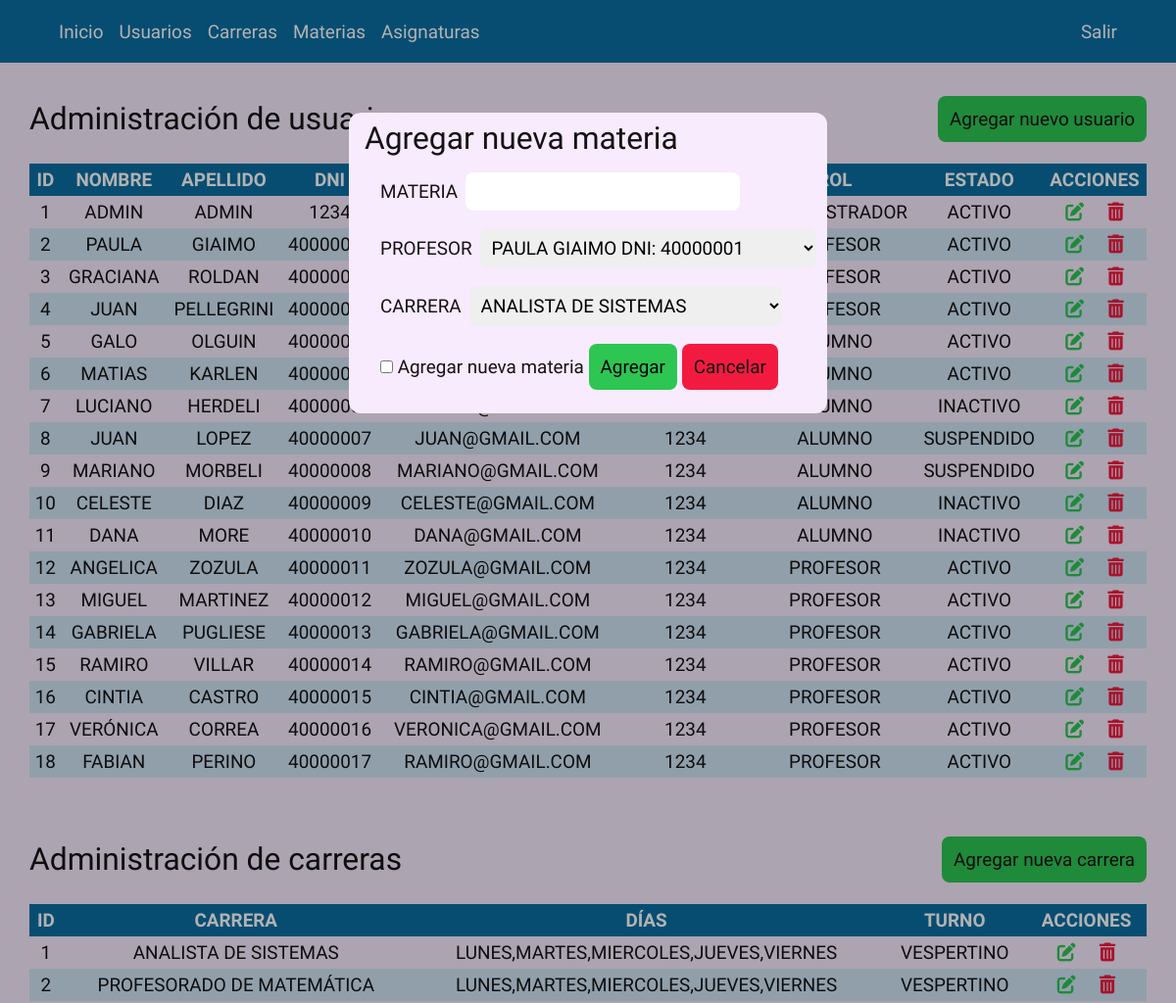
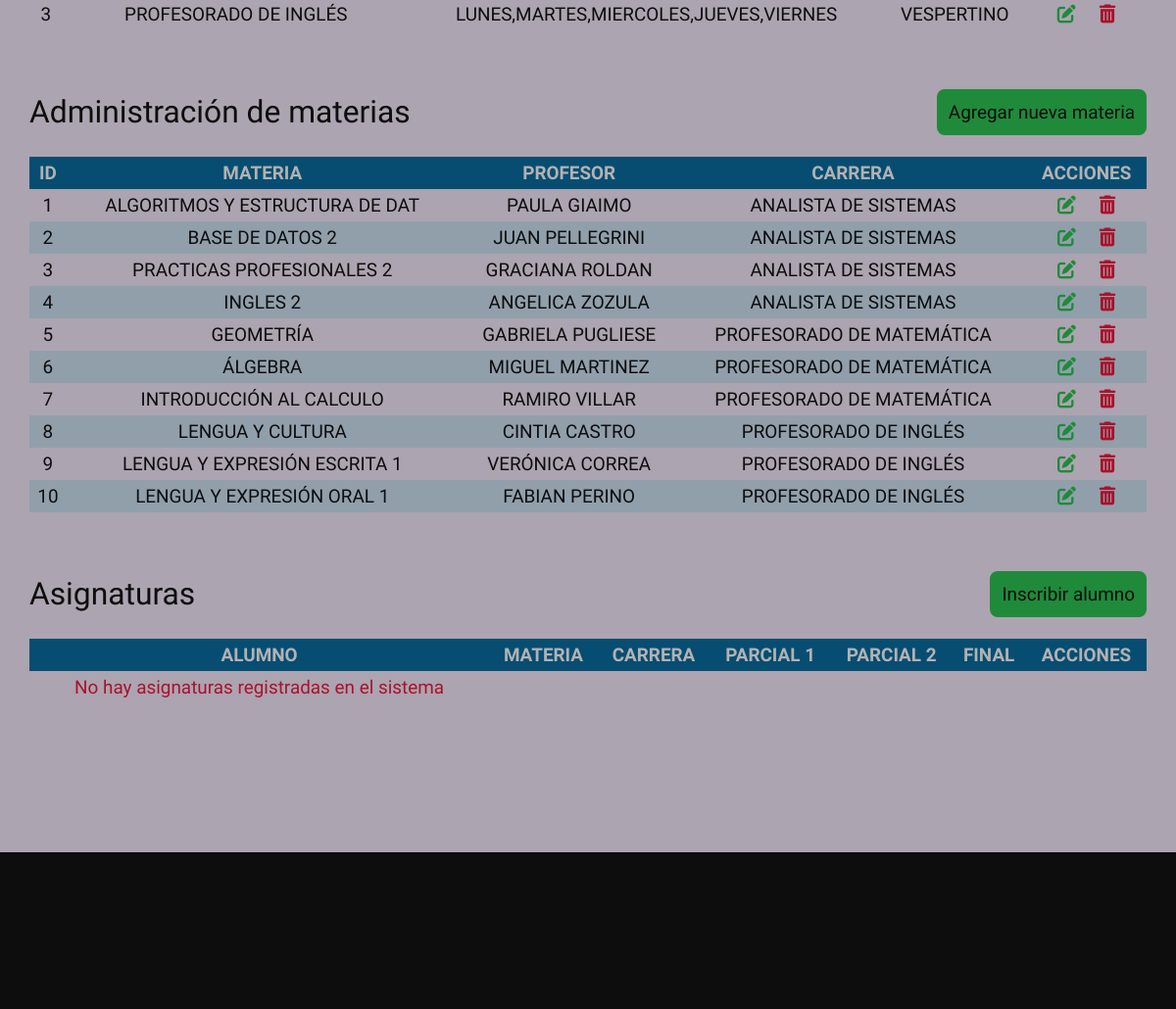
/panel.php?pan=1&acc=4 (signed in), run on the app's committed database (2 pictures, top to bottom).
### tables this page shows
create table usuarios(
    id int auto_increment,
    nombre varchar(30),
    apellido varchar(30),
    rol int,
    contraseña varchar(30),
    email varchar(30),
    dni int(8),
    foreign key (rol) references roles(id),
    primary key (id,rol)
);

create table roles(
    id int auto_increment,
    nombre varchar (30),
    primary key (id)
);

create table estados(
	id int auto_increment,
    nombreEstado varchar(30),
    primary key (id)
);

create table carreras(
	id int auto_increment,
    nombreCarrera varchar(70),
	diasCursada varchar(70),
    turno varchar(30),
    primary key (id)
);

create table materias(
    id int(2) auto_increment,
    materia varchar (30),
    profesor int,
    carrera int,
    foreign key (carrera) references carreras(id),
    foreign key (profesor) references usuarios(id),
    primary key (id,carrera)
);

### clases.php (the view, shortened to what this page needs)
<?php
function condb (){
        $serv="localhost";
        $usr="root";
        $pss="";
        $bd="alumni";
        $c=mysqli_connect($serv, $usr, $pss, $bd);
        return $c;
}
class Usuario {
    public static function listarUsuarios(){
        $con = condb();
        $data = mysqli_query($con,"select usuarios.id, usuarios.nombre, usuarios.apellido, roles.nombreRol, usuarios.contraseña, usuarios.email, usuarios.dni, estados.nombreEstado from usuarios inner join roles on usuarios.rol = roles.id inner join estados on usuarios.idEstado = estados.id order by id;");
        while ($info = mysqli_fetch_assoc($data)){ ?>
            <tr>
                <td><?php echo $info['id']; ?></td>
                <td><?php echo $info['nombre']; ?></td>
                <td><?php echo $info['apellido']; ?></td>
                <td><?php echo $info['dni']; ?></td>
                <td><?php echo $info['email']; ?></td>
                <td><?php echo $info['contraseña']; ?></td>
                <td><?php echo $info['nombreRol']; ?></td>
                <td><?php echo $info['nombreEstado']; ?></td>
                <td>
                    <p class="acciones">
                        <a class="modificar" href="panel.php?pan=1 & acc=1 & id=<?php echo $info['id']; ?>">
                            <i class="fa-solid fa-pen-to-square"></i>
                        </a>
                        <a class="eliminar" href="panel.php?pan=1 & acc=2 & id=<?php echo $info['id']; ?>">
                            <i class="fa-solid fa-trash-can"></i>
                        </a>
                    </p>
                </td>
            </tr>
<?php   }
    }
        ?>
    <?php }
}
class Materia{
    public static function listarMaterias(){
        $con = condb();
        $data = mysqli_query($con,"select materias.id, materias.materia, usuarios.nombre, usuarios.apellido, carreras.nombreCarrera from (( materias inner join usuarios on materias.profesor = usuarios.id ) inner join carreras on materias.carrera = carreras.id);");
        if(mysqli_affected_rows($con) == 0){
            echo "<tr><td><b class='bold red'>No hay materias registradas en el sistema</b></td></tr>";
        }else{
            while ($info = mysqli_fetch_assoc($data)){ ?>
                <tr>
                    <td><?php echo $info['id']; ?></td>
                    <td><?php echo $info['materia']; ?></td>
                    <td><?php echo $info['nombre'] ." " .$info['apellido']; ?></td>
                    <td><?php echo $info['nombreCarrera']; ?></td>
                    <td>
                        <p class="acciones">
                            <a class="modificar" href="panel.php?pan=1 & acc=5 & id=<?php echo $info['id']; ?>">
                                <i class="fa-solid fa-pen-to-square"></i>
                            </a>
                            <a class="eliminar" href="panel.php?pan=1 & acc=6 & id=<?php echo $info['id']; ?>">
                                <i class="fa-solid fa-trash-can"></i>
                            </a>
                        </p>
                    </td>
                </tr>
            <?php   }
        }
    }
}
class Carrera{
    public static function listarCarreras(){
        $con = condb();
        $data = mysqli_query($con,"select * from carreras;");
        if(mysqli_affected_rows($con) == 0){
            echo "<tr><td><b class='bold red'>No hay carreras registradas en el sistema</b></tr></td>";
        }else{
            while ($info = mysqli_fetch_assoc($data)){ ?>
                <tr>
                    <td><?php echo $info['id']; ?></td>
                    <td><?php echo $info['nombreCarrera']; ?></td>
                    <td><?php echo $info['diasCursada']; ?></td>
                    <td><?php echo $info['turno']; ?></td>
                    <td>
                        <p class="acciones">
                            <a class="modificar" href="panel.php?pan=1 & acc=8 & id=<?php echo $info['id']; ?>">
                                <i class="fa-solid fa-pen-to-square"></i>
                            </a>
                            <a class="eliminar" href="panel.php?pan=1 & acc=9 & id=<?php echo $info['id']; ?>">
                                <i class="fa-solid fa-trash-can"></i>
                            </a>
                        </p>
                    </td>
                </tr>
            <?php   }
        }
    }
}
class Notas{
    public static function listarNotas(){
        $con = condb();
        if(mysqli_affected_rows($con) == 0){
            echo "<tr><td><b class='bold red'>No hay asignaturas registradas en el sistema</b></tr></td>";
        }
    }
                $nombre = $info['nombre'] ." " .$info['apellido']?>
            <?php   }
}
?>

### css/style.css (style rules this page uses)
* { margin: 0; padding: 0; border: 0; font-size: 100%; font: inherit; vertical-align: baseline; }
:root { --color-blanco: #ffffff; --color-celeste100: #f7ebfd; --color-celeste200: #00a9e2; --color-celeste300 : #0B6FA4; --color-celeste400: #2c4268; --color-naranja300: #f06c00; --color-rojo200: #f21b3f; --color-verde100: #6ede8a; --color-verde200: #2dc653; --color-verde700: #026969; --color-gris200: #9b9c9b; --color-negro: #131313; --font-T300: 300 clamp(1rem, 0.2958rem + 2.2535vw, 3rem) 'Prompt', sans-serif; --font-T500: 500 clamp(1rem, 0.2958rem + 2.2535vw, 3rem) 'Prompt', sans-serif; --font-T700: 700 clamp(1rem, 0.2958rem + 2.2535vw, 3rem) 'Prompt', sans-serif; --font-TI300: italic 300 clamp(1rem, 0.2958rem + 2.2535vw, 3rem) 'Prompt', sans-serif; --font-P300: 300 clamp(0.75rem, 0.4419rem + 0.9859vw, 1.625rem) 'Prompt', sans-serif; --font-P500: 500 clamp(0.75rem, 0.4419rem + 0.9859vw, 1.625rem) 'Prompt', sans-serif; --font-P700: 700 clamp(0.75rem, 0.4419rem + 0.9859vw, 1.625rem) 'Prompt', sans-serif; --font-PI300: italic 300 clamp(0.75rem, 0.4419rem + 0.9859vw, 1.625rem) 'Prompt', sans-serif; }
body { font: var(--font-P300); color: var(--color-negro); }
.modificar { color: var(--color-verde200); }
.eliminar { color: var(--color-rojo200); }
.red { color: var(--color-rojo200); }
.bold { font-weight: 500; }

### css/panel.css (style rules this page uses)
table.lista td, table.lista th { padding: 5px 5px; }
table.lista tbody td { font: var(--font-P300); }
table.lista tr:nth-child(even) { background: #D0E4F5; }
.acciones { display: flex; justify-content: center; gap: 24px; }

### data on the page
usuarios: id "1", nombre "ADMIN", apellido "ADMIN", dni "1234", rol.nombreRol "ADMINISTRADOR", idEstado.nombreEstado "ACTIVO"
usuarios: id "2", nombre "PAULA", apellido "GIAIMO", dni "40000001", rol.nombreRol "PROFESOR", idEstado.nombreEstado "ACTIVO"
usuarios: id "3", nombre "GRACIANA", apellido "ROLDAN", dni "40000002", rol.nombreRol "PROFESOR", idEstado.nombreEstado "ACTIVO"
usuarios: id "4", nombre "JUAN", apellido "PELLEGRINI", dni "40000003", rol.nombreRol "PROFESOR", idEstado.nombreEstado "ACTIVO"
usuarios: id "5", nombre "GALO", apellido "OLGUIN", dni "40000004", rol.nombreRol "ALUMNO", idEstado.nombreEstado "ACTIVO"
usuarios: id "6", nombre "MATIAS", apellido "KARLEN", dni "40000005", rol.nombreRol "ALUMNO", idEstado.nombreEstado "ACTIVO"
usuarios: id "7", nombre "LUCIANO", apellido "HERDELI", dni "40000006", rol.nombreRol "ALUMNO", idEstado.nombreEstado "INACTIVO"
usuarios: id "8", nombre "JUAN", apellido "LOPEZ", dni "40000007", email "JUAN@GMAIL.COM", contraseña "1234", rol.nombreRol "ALUMNO", idEstado.nombreEstado "SUSPENDIDO"
usuarios: id "9", nombre "MARIANO", apellido "MORBELI", dni "40000008", email "MARIANO@GMAIL.COM", contraseña "1234", rol.nombreRol "ALUMNO", idEstado.nombreEstado "SUSPENDIDO"
usuarios: id "10", nombre "CELESTE", apellido "DIAZ", dni "40000009", email "CELESTE@GMAIL.COM", contraseña "1234", rol.nombreRol "ALUMNO", idEstado.nombreEstado "INACTIVO"
usuarios: id "11", nombre "DANA", apellido "MORE", dni "40000010", email "DANA@GMAIL.COM", contraseña "1234", rol.nombreRol "ALUMNO", idEstado.nombreEstado "INACTIVO"
usuarios: id "12", nombre "ANGELICA", apellido "ZOZULA", dni "40000011", email "ZOZULA@GMAIL.COM", contraseña "1234", rol.nombreRol "PROFESOR", idEstado.nombreEstado "ACTIVO"
usuarios: id "13", nombre "MIGUEL", apellido "MARTINEZ", dni "40000012", email "MIGUEL@GMAIL.COM", contraseña "1234", rol.nombreRol "PROFESOR", idEstado.nombreEstado "ACTIVO"
usuarios: id "14", nombre "GABRIELA", apellido "PUGLIESE", dni "40000013", email "GABRIELA@GMAIL.COM", contraseña "1234", rol.nombreRol "PROFESOR", idEstado.nombreEstado "ACTIVO"
usuarios: id "15", nombre "RAMIRO", apellido "VILLAR", dni "40000014", email "RAMIRO@GMAIL.COM", contraseña "1234", rol.nombreRol "PROFESOR", idEstado.nombreEstado "ACTIVO"
usuarios: id "16", nombre "CINTIA", apellido "CASTRO", dni "40000015", email "CINTIA@GMAIL.COM", contraseña "1234", rol.nombreRol "PROFESOR", idEstado.nombreEstado "ACTIVO"
usuarios: id "17", nombre "VERÓNICA", apellido "CORREA", dni "40000016", email "VERONICA@GMAIL.COM", contraseña "1234", rol.nombreRol "PROFESOR", idEstado.nombreEstado "ACTIVO"
usuarios: id "18", nombre "FABIAN", apellido "PERINO", dni "40000017", email "RAMIRO@GMAIL.COM", contraseña "1234", rol.nombreRol "PROFESOR", idEstado.nombreEstado "ACTIVO"
carreras: id "1", nombreCarrera "ANALISTA DE SISTEMAS", diasCursada "LUNES,MARTES,MIERCOLES,JUEVES,VIERNES", turno "VESPERTINO"
carreras: id "2", nombreCarrera "PROFESORADO DE MATEMÁTICA", diasCursada "LUNES,MARTES,MIERCOLES,JUEVES,VIERNES", turno "VESPERTINO"
carreras: id "3", nombreCarrera "PROFESORADO DE INGLÉS", diasCursada "LUNES,MARTES,MIERCOLES,JUEVES,VIERNES", turno "VESPERTINO"
materias: id "1", materia "ALGORITMOS Y ESTRUCTURA DE DAT", usuarios.nombre "PAULA", usuarios.apellido "GIAIMO", carrera.nombreCarrera "ANALISTA DE SISTEMAS"
materias: id "2", materia "BASE DE DATOS 2", usuarios.nombre "JUAN", usuarios.apellido "PELLEGRINI", carrera.nombreCarrera "ANALISTA DE SISTEMAS"
materias: id "3", materia "PRACTICAS PROFESIONALES 2", usuarios.nombre "GRACIANA", usuarios.apellido "ROLDAN", carrera.nombreCarrera "ANALISTA DE SISTEMAS"
materias: id "4", materia "INGLES 2", usuarios.nombre "ANGELICA", usuarios.apellido "ZOZULA", carrera.nombreCarrera "ANALISTA DE SISTEMAS"
materias: id "5", materia "GEOMETRÍA", usuarios.nombre "GABRIELA", usuarios.apellido "PUGLIESE", carrera.nombreCarrera "PROFESORADO DE MATEMÁTICA"
materias: id "6", materia "ÁLGEBRA", usuarios.nombre "MIGUEL", usuarios.apellido "MARTINEZ", carrera.nombreCarrera "PROFESORADO DE MATEMÁTICA"
materias: id "7", materia "INTRODUCCIÓN AL CALCULO", usuarios.nombre "RAMIRO", usuarios.apellido "VILLAR", carrera.nombreCarrera "PROFESORADO DE MATEMÁTICA"
materias: id "8", materia "LENGUA Y CULTURA", usuarios.nombre "CINTIA", usuarios.apellido "CASTRO", carrera.nombreCarrera "PROFESORADO DE INGLÉS"
materias: id "9", materia "LENGUA Y EXPRESIÓN ESCRITA 1", usuarios.nombre "VERÓNICA", usuarios.apellido "CORREA", carrera.nombreCarrera "PROFESORADO DE INGLÉS"
materias: id "10", materia "LENGUA Y EXPRESIÓN ORAL 1", usuarios.nombre "FABIAN", usuarios.apellido "PERINO", carrera.nombreCarrera "PROFESORADO DE INGLÉS"

### other printed values
form field profesor "PAULA GIAIMO DNI: 40000001"
form field carrera "ANALISTA DE SISTEMAS"
